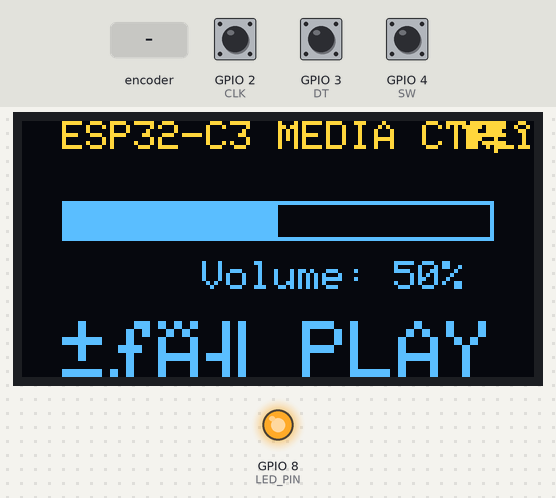
Bench run of a sketch on a simulated ESP32-C3. Shown: 128×64 one-colour display, output pins drawn as LEDs (lit = HIGH). The test bench sets the inputs (shaded band); at power-on: GPIO 4 (SW) HIGH, GPIO 2 (CLK) HIGH, GPIO 3 (DT) HIGH. The OLED is the two-colour kind (top 16 rows yellow); USB keyboard and mouse output is not drawn.

Above: at 1.2 s.
1.3 s: rotary encoder on GPIO 2 (CLK) / GPIO 3 (DT) turned 3 steps (first pin leading)
At 2.2 s:
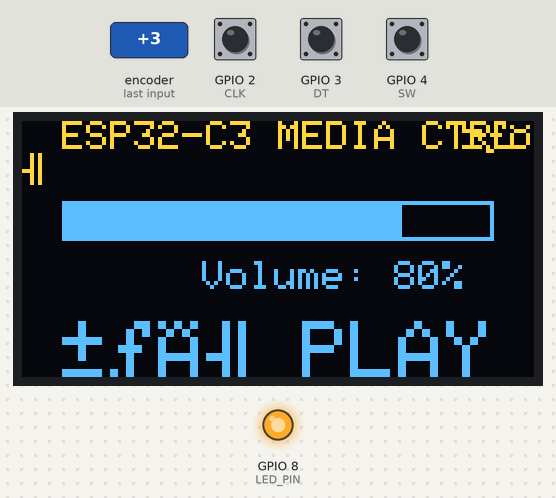
3.4 s: GPIO 4 (SW) pulled LOW for 3.2 s
At 3.53 s:
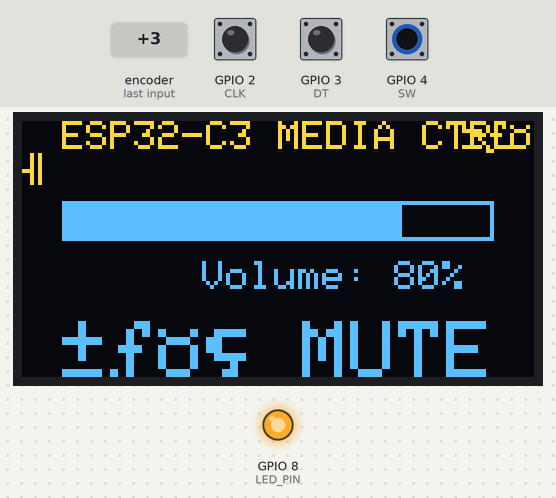
8.1 s: rotary encoder on GPIO 2 (CLK) / GPIO 3 (DT) turned 1 step (first pin leading)
At 9.4 s:
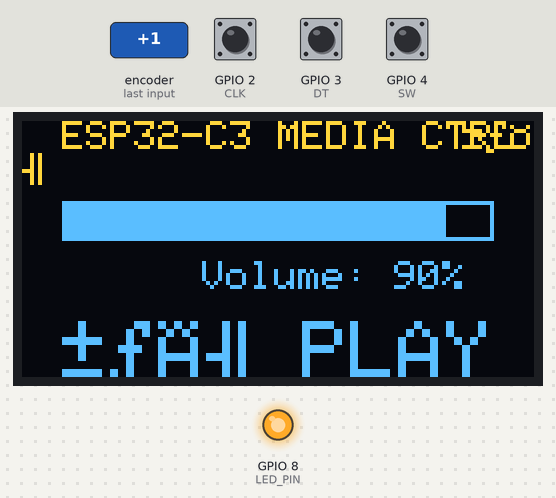
9.8 s: GPIO 4 (SW) pulled LOW for 0.15 s
At 10.1 s:
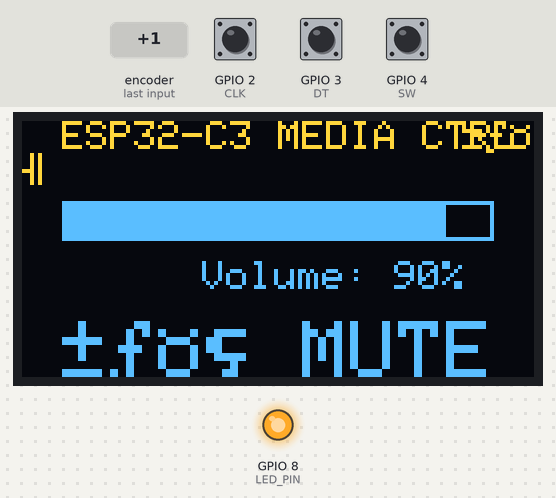
11.4 s: rotary encoder on GPIO 2 (CLK) / GPIO 3 (DT) turned 1 step (first pin leading)
At 11.9 s:
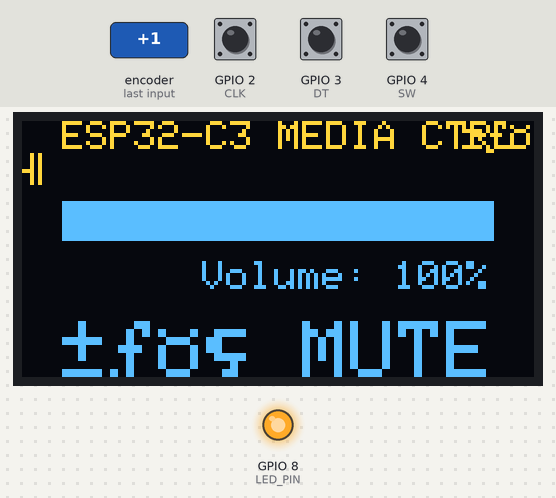
Timing chart, 0 to 14.1 s (numbered marks = the images above; inputs shaded):
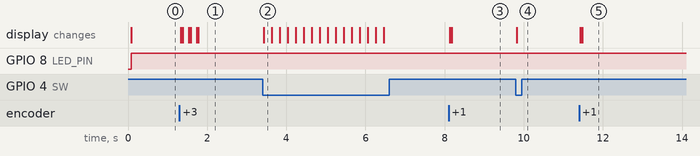

Measured:
- after the input at 1.3 s, the display: first changes at once (image 1 shows a later state)
- after the input at 3.4 s, the display: changes at once (image 2)
- after the input at 8.1 s, the display: first changes at once (image 3 shows a later state)
- after the input at 9.8 s, the display: changes at once (image 4)
- after the input at 11.4 s, the display: first changes at once (image 5 shows a later state)

The sketch:

oled.ino
```cpp
#include <Arduino.h>
#include <BleKeyboard.h>
#include <Wire.h>
#include <Adafruit_GFX.h>
#include <Adafruit_SSD1306.h>

// === BLE Keyboard Setup ===
BleKeyboard bleKeyboard("ESP32-C3 Media Controller", "DIY", 100);

// === OLED Setup ===
#define SCREEN_WIDTH 128
#define SCREEN_HEIGHT 64
#define OLED_RESET -1
Adafruit_SSD1306 display(SCREEN_WIDTH, SCREEN_HEIGHT, &Wire, OLED_RESET);

// === Rotary Encoder Pins ===
#define CLK 2
#define DT 3
#define SW 4

// === LED Pin ===
#define LED_PIN 8

// === Variables ===
int lastClk = HIGH;
int volume = 50;
bool isMuted = false;
bool isConnected = false;
unsigned long lastDebounce = 0;
const int debounceDelay = 200;

// === Helper Functions ===
void drawUI() {
  display.clearDisplay();

  // Title
  display.setTextSize(1);
  display.setTextColor(SSD1306_WHITE);
  display.setCursor(10, 0);
  display.print("ESP32-C3 MEDIA CTRL");

  // Bluetooth icon
  if (isConnected) {
    display.setCursor(110, 0);
    display.print("🔵");
  } else {
    display.setCursor(110, 0);
    display.print("❌");
  }

  // Volume Bar
  display.drawRect(10, 20, 108, 10, SSD1306_WHITE);
  int barLength = map(volume, 0, 100, 0, 106);
  display.fillRect(11, 21, barLength, 8, SSD1306_WHITE);

  // Volume percentage
  display.setTextSize(1);
  display.setCursor(45, 35);
  display.print("Volume: ");
  display.print(volume);
  display.print("%");

  // Status Icons
  display.setTextSize(2);
  display.setCursor(10, 50);
  if (isMuted) {
    display.print("🔇 MUTE");
  } else {
    display.print("🎵 PLAY");
  }

  display.display();
}

void setup() {
  pinMode(CLK, INPUT_PULLUP);
  pinMode(DT, INPUT_PULLUP);
  pinMode(SW, INPUT_PULLUP);
  pinMode(LED_PIN, OUTPUT);

  Serial.begin(115200);

  // OLED init
  Wire.begin(6, 7);
  if (!display.begin(SSD1306_SWITCHCAPVCC, 0x3C)) {
    Serial.println(F("OLED not found!"));
    for (;;);
  }
  display.clearDisplay();
  display.display();

  bleKeyboard.begin();

  drawUI();
}

void loop() {
  // LED status
  if (bleKeyboard.isConnected()) {
    digitalWrite(LED_PIN, HIGH);
    isConnected = true;
  } else {
    isConnected = false;
    digitalWrite(LED_PIN, millis() % 1000 < 300);
  }

  // Rotary Encoder Read
  int clkState = digitalRead(CLK);
  int dtState = digitalRead(DT);

  if (clkState != lastClk) {
    if (dtState != clkState) {
      volume = constrain(volume + 5, 0, 100);
      if (bleKeyboard.isConnected()) bleKeyboard.write(KEY_MEDIA_VOLUME_UP);
    } else {
      volume = constrain(volume - 5, 0, 100);
      if (bleKeyboard.isConnected()) bleKeyboard.write(KEY_MEDIA_VOLUME_DOWN);
    }
    drawUI();
  }
  lastClk = clkState;

  // Button Press (Mute / Play)
  if (digitalRead(SW) == LOW && millis() - lastDebounce > debounceDelay) {
    lastDebounce = millis();
    if (bleKeyboard.isConnected()) {
      if (isMuted) {
        bleKeyboard.write(KEY_MEDIA_PLAY_PAUSE);
        isMuted = false;
      } else {
        bleKeyboard.write(KEY_MEDIA_MUTE);
        isMuted = true;
      }
    }
    drawUI();
  }

  delay(5);
}
```
